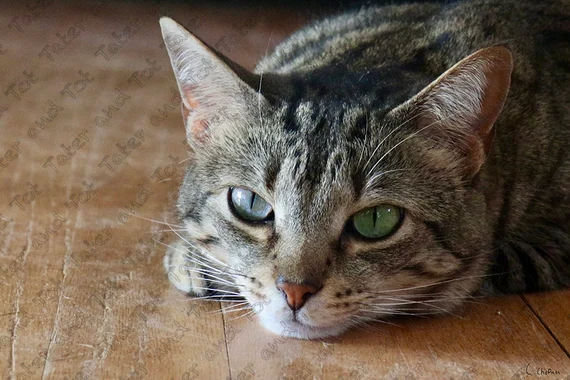
#> input picture images/cat.jpeg, 570 x 380 px
$ python main.py
#> lines starting #> are read from the running program, lines starting #| are printed output that depends on the picture
from PIL import Image
import numpy as mp
import pandas as pd

class ImageTransformer:
    '''
    A class to perform random image sampling
    '''

    '''
    Load the image taken from the image_path parameter and record the size of the image
    Parameters:
    image_path (str): The path to the image file to be loaded.
    '''
    def __init__(self, image_path: str):
        # Open the image using PIL and store its dimentions
#> called with image_path = 'images/cat.jpeg'
        try:
            self.image = Image.open(image_path)
#> self.image is the input picture: PIL image 570x380 RGB; mean R, G, B 108.9, 93.9, 79.4
            self.width, self.height = self.image.size
#> self.width = 570; self.height = 380
        except Exception as e:
            raise ValueError(f"Invalid image path: {e}")


    '''
    Param checker and error handling
    '''
    def param_check(self, sample_size: tuple, num_samples:int):
        # Check whether width and height of sample is correctly defined
        if not(isinstance(sample_size, tuple) and len(sample_size)==2):
            raise ValueError("Sample size must be of width and height.")
        sample_width, sample_height = sample_size
        # Check is sample width and height are positive integers
        if sample_width < 0 or sample_height < 0:
            raise ValueError("Sample size must be positive integers.")
        # Check if sample size is less than the width and height of the image
        if sample_width > self.width or sample_height > self.height:
            raise ValueError("Sample size exceeds image dimensions.")
        # Check the sample number is a positive integer
        if num_samples <= 0:
            raise ValueError("Number of samples must be a positive integer.")


    '''
    Get random sample
    '''
    # randomised points for sampling
    def get_randomised_sample(self, sample_size:int, num_samples:int) -> list:
#> called with sample_size = (100, 50), num_samples = 3
        self.param_check(sample_size, num_samples)

        # Generate a list of all possible top left corners positions (x,y) where the sample can fit within the image dimensions.
        # Using a pandas df to store these positions for efficient manipulation
        x_coords = range(0,self.width - sample_size[0] + 1)
        y_coords = range(0, self.height - sample_size[1] + 1)
        possible_positions = pd.DataFrame(data=[(x,y) for x in x_coords for y in y_coords], columns= ['x', 'y'])
#> possible_positions = table of 155901 rows and 2 columns
        # Shuffle df of all possible positions
        possible_positions = possible_positions.sample(frac=1).reset_index(drop=True)

        samples = []
        used_positions = []

        # Encapsultation function to check for non-overlapping samples
        def boxed_overlap(box1:tuple, box2:tuple) -> bool:
            x1, y1, x2, y2 = box1 #top left and bottom right coords
            x3, y3, x4, y4 = box2 # top left and bottom right coords
            return not (x2 <= x3 or x4 <= x1 or y2 <= y3 or y4 <= y1)

        # Select for non-overlapping samples
        for index, row in possible_positions.iterrows(): # Iterate over the possible positions
            if len(samples) >= num_samples:
                break #stop iterating if the number of samples is >= 3
            x,y = row['x'], row['y']
            sample_box = (x, y, x + sample_size[0], y + sample_size[1]) # creates a tuple representing top left corner and bottom rifght corner

            if not any(boxed_overlap(sample_box, s) for s in used_positions):
                sample = self.image.crop(sample_box)
                samples.append(sample)
                used_positions.append(sample_box) # make sure we don't have the same sample in samples list
#> this loop made 4 passes
#> pass 1, in get_randomised_sample, `sample = self.image.crop(sample_box)`:
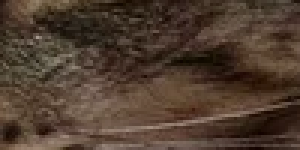
#> sample: PIL image 100x50 RGB (shown 3 times larger); mean R, G, B 79, 60.8, 47.3
#> pass 2, in get_randomised_sample, `sample = self.image.crop(sample_box)`:
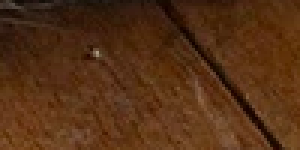
#> sample: PIL image 100x50 RGB (shown 3 times larger); mean R, G, B 84.1, 47.6, 20.6
#> pass 3, in get_randomised_sample, `sample = self.image.crop(sample_box)`:
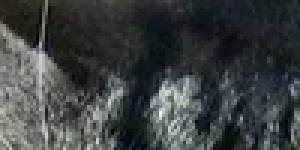
#> sample: PIL image 100x50 RGB (shown 3 times larger); mean R, G, B 59.7, 64.3, 64.3
#> after the loop, samples = 3 items; used_positions = [(345, 248, 445, 298), (467, 295, 567, 345), (246, 76, 346, 126)]
        if len(samples) < num_samples:
            raise RuntimeError("Unable to find enough non-overlapping samples.")
        return samples


def main():
        #add path to image
        transformer = ImageTransformer("images/cat.jpeg")
        sample_size = (100,50) # width, height
        num_samples = 3

        try:
            samples = transformer.get_randomised_sample(sample_size, num_samples)
#> samples = 3 items
            for i, sample in enumerate(samples):
                sample.show() # or save file using sample.save(f"sample_{i}.jpg")
#> this loop made 3 passes
        except ValueError as e:
            print(e)
        except RuntimeError as e:
            print(e)


if __name__ == "__main__":
        main()
